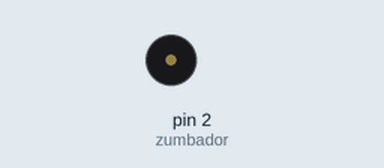
A sketch run on a simulated Arduino Uno, built with avr-gcc and run on an emulated ATmega328P. On the bench: buzzer (waves = sounding).

Above: at 0.1 s.
Timing chart, 0 to 1.6 s (numbered marks = the images above):
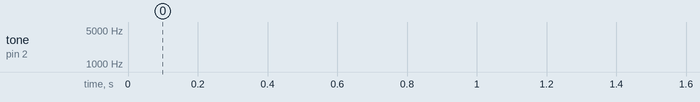

The sketch:

Sirena.ino
```cpp
#define UMBRAL 1000
#define AMPLIFICA 3000

int zumbador=2;
float seno;
int frecuencia;

void setup() {
  pinMode(zumbador, OUTPUT);
}

void loop() {
  int i;
  for(i=0;i<180;i++){
    seno=sin(i*3.1416/180);
    frecuencia=UMBRAL+int(seno*AMPLIFICA);
    tone(zumbador, frecuencia);
     delay(2);
  }
}
```
